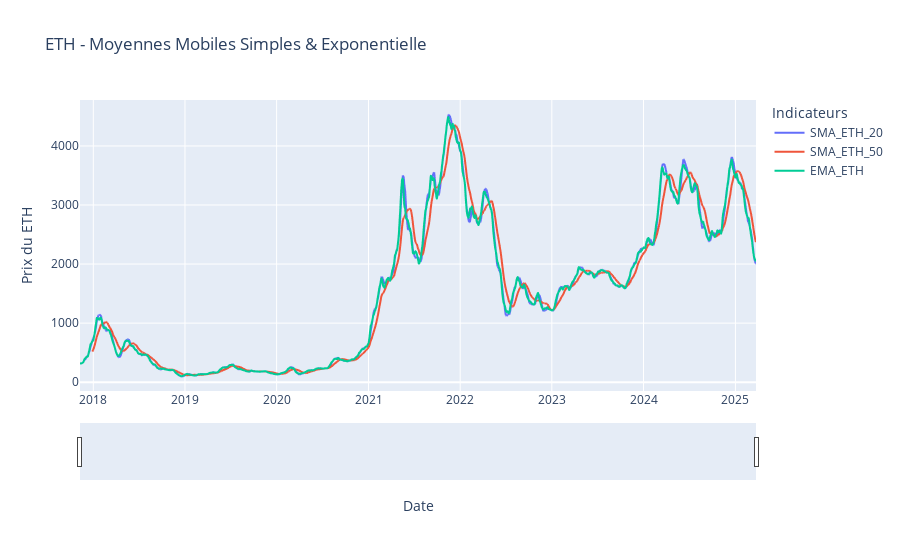

This figure's notebook cell:
### Code cell
fig_eth = px.line(data, x=data.index, y=["SMA_ETH_20", "SMA_ETH_50", "EMA_ETH"],
              labels={"value": "Prix du ETH", "variable": "Indicateurs"},
              title="ETH - Moyennes Mobiles Simples & Exponentielle")

fig_eth.update_layout(
    xaxis=dict(rangeslider=dict(visible=True)),  # Ajout d'un slider pour zoomer
    dragmode='zoom',  # Mode zoom activé par défaut
    hovermode="x",  # Affichage des valeurs en survolant l'axe X
)
# Affichage du graphique
fig_eth.show()

### Figure 1 — Plotly figure (JSON) as saved in the notebook; plotly's stock layout.template omitted (floating-point values rounded to 4 significant figures; data arrays with more than 128 entries replaced by an {"elided": "..."} marker saying what was removed)
{"data": [{"hovertemplate": "Indicateurs=SMA_ETH_20<br>Date=%{x}<br>Prix du ETH=%{y}<extra></extra>", "legendgroup": "SMA_ETH_20", "line": {"color": "#636efa", "dash": "solid"}, "marker": {"symbol": "circle"}, "mode": "lines", "name": "SMA_ETH_20", "showlegend": true, "type": "scattergl", "x": {"elided": "2692 str values"}, "xaxis": "x", "y": {"elided": "2692 float values"}, "yaxis": "y"}, {"hovertemplate": "Indicateurs=SMA_ETH_50<br>Date=%{x}<br>Prix du ETH=%{y}<extra></extra>", "legendgroup": "SMA_ETH_50", "line": {"color": "#EF553B", "dash": "solid"}, "marker": {"symbol": "circle"}, "mode": "lines", "name": "SMA_ETH_50", "showlegend": true, "type": "scattergl", "x": {"elided": "2692 str values"}, "xaxis": "x", "y": {"elided": "2692 float values"}, "yaxis": "y"}, {"hovertemplate": "Indicateurs=EMA_ETH<br>Date=%{x}<br>Prix du ETH=%{y}<extra></extra>", "legendgroup": "EMA_ETH", "line": {"color": "#00cc96", "dash": "solid"}, "marker": {"symbol": "circle"}, "mode": "lines", "name": "EMA_ETH", "showlegend": true, "type": "scattergl", "x": {"elided": "2692 str values"}, "xaxis": "x", "y": {"elided": "2692 float values"}, "yaxis": "y"}], "layout": {"dragmode": "zoom", "hovermode": "x", "legend": {"title": {"text": "Indicateurs"}, "tracegroupgap": 0}, "title": {"text": "ETH - Moyennes Mobiles Simples & Exponentielle"}, "xaxis": {"anchor": "y", "domain": [0, 1], "rangeslider": {"visible": true}, "title": {"text": "Date"}}, "yaxis": {"anchor": "x", "domain": [0, 1], "title": {"text": "Prix du ETH"}}}}
